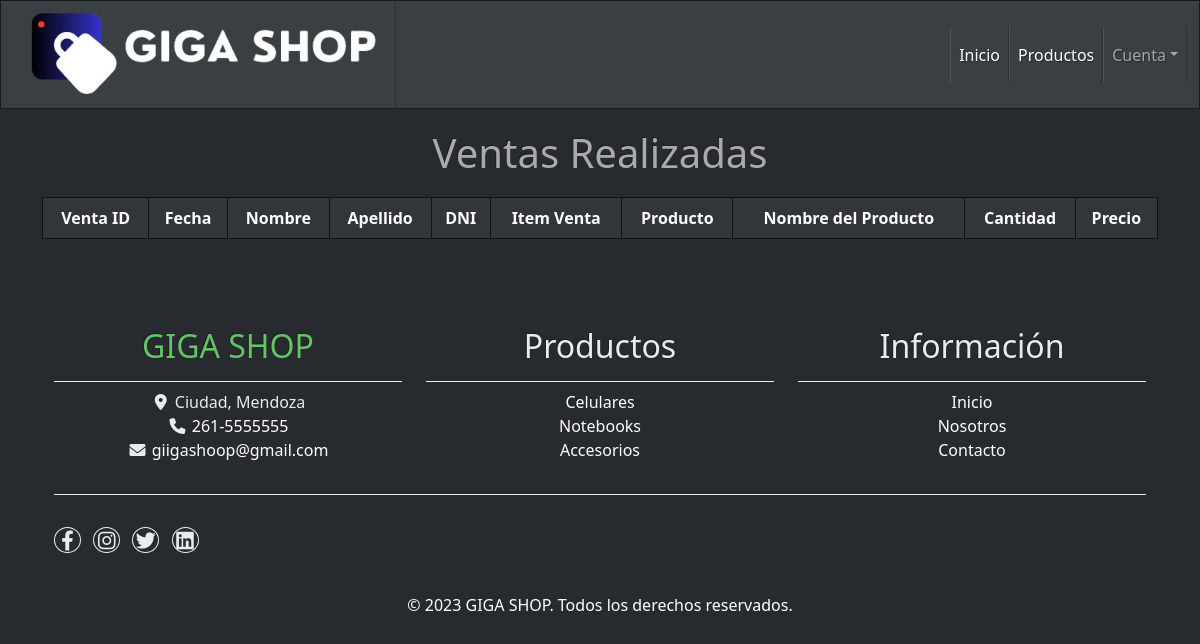
/ventas.php, run on an earlier commit of the app's database.
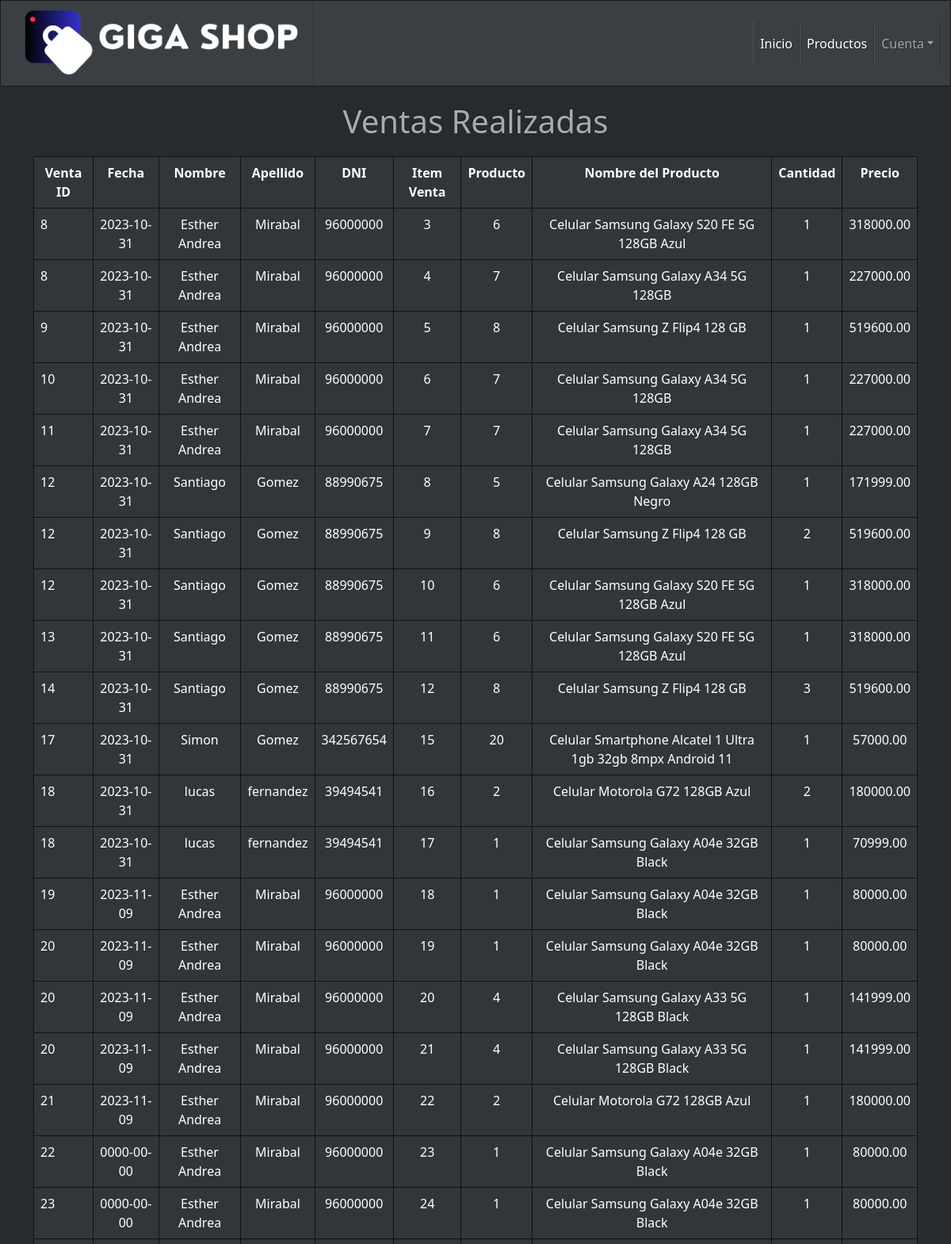
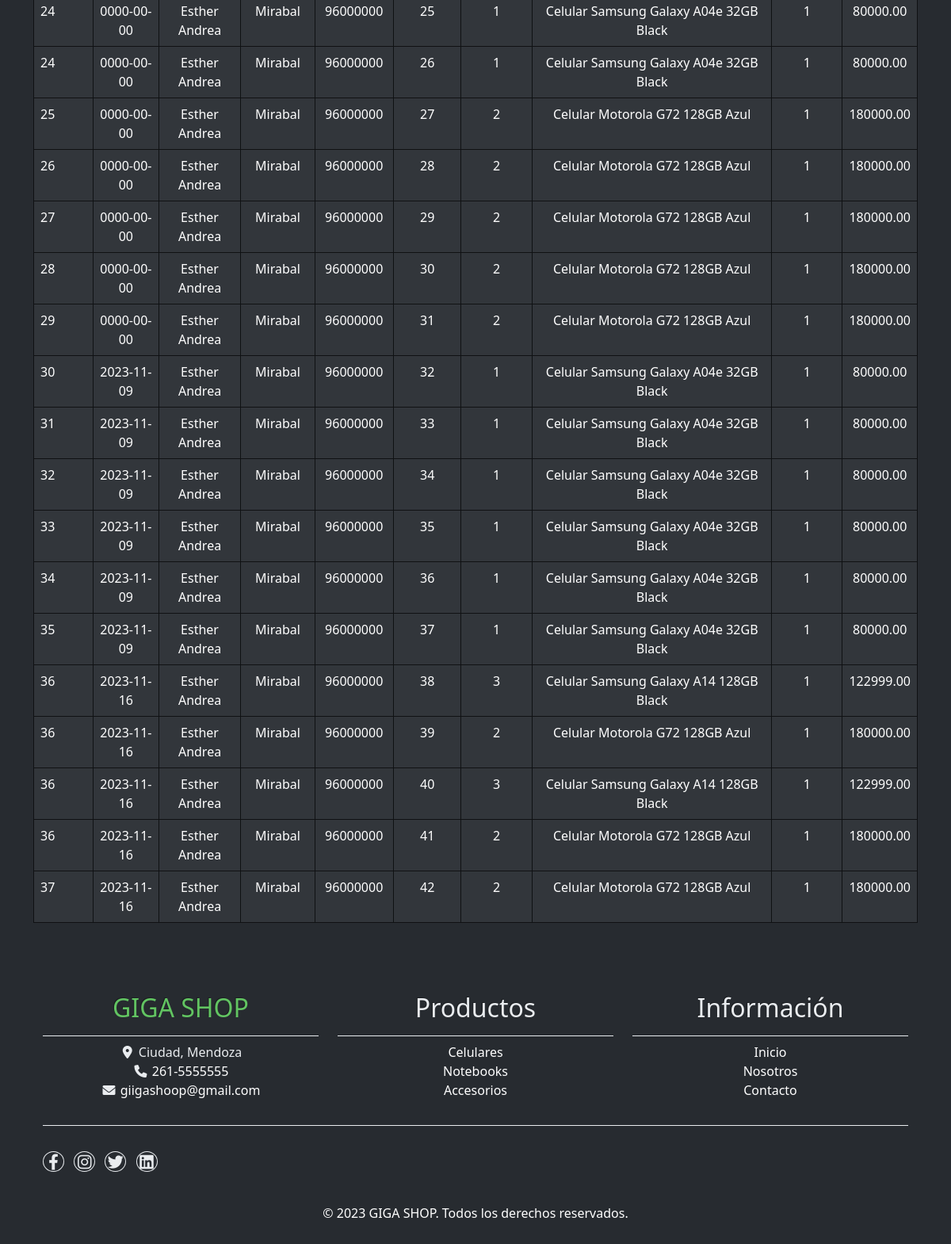
And on a later commit of the database (2 pictures, top to bottom).
### tables this page shows
CREATE TABLE `venta` (
  `id` int(11) NOT NULL,
  `fecha` date DEFAULT NULL,
  `usuario_id` int(11) DEFAULT NULL,
  `subtotal` decimal(11,2) NOT NULL,
  `iva` decimal(11,2) NOT NULL,
  `total` decimal(11,2) NOT NULL,
  `ticket` varchar(255) NOT NULL
);

CREATE TABLE `usuarios` (
  `id` int(10) NOT NULL,
  `nombre` varchar(20) NOT NULL,
  `apellido` varchar(30) NOT NULL,
  `dni` int(11) NOT NULL,
  `usuario` varchar(255) NOT NULL,
  `clave` varchar(255) NOT NULL,
  `email` varchar(100) NOT NULL,
  `telefono` int(10) NOT NULL,
  `tipo` varchar(10) NOT NULL DEFAULT 'user'
);

CREATE TABLE `itemventa` (
  `id` int(11) NOT NULL,
  `id_producto` int(11) DEFAULT NULL,
  `cantidad` int(11) DEFAULT NULL,
  `precio` decimal(10,2) DEFAULT NULL,
  `venta_id` int(11) DEFAULT NULL
);

CREATE TABLE `productos` (
  `codigo` int(10) NOT NULL,
  `categoria` varchar(255) NOT NULL,
  `fechaAlta` date NOT NULL DEFAULT current_timestamp(),
  `nombre` varchar(255) NOT NULL,
  `cantidad` int(11) NOT NULL,
  `descripcion` text NOT NULL,
  `precio` decimal(11,2) NOT NULL,
  `imagen` varchar(255) NOT NULL
);

### ventas.php (the view, shortened to what this page needs)
<!DOCTYPE html>
<html>
<head>
    <link rel="stylesheet" type="text/css" href="css/bootstrap.min.css">
    <link rel="stylesheet" href="https://cdnjs.cloudflare.com/ajax/libs/font-awesome/6.0.0/css/all.min.css">
</head>
<body>
    <?php require("global/navbar.php");    ?>
    <h1 style="text-align: center; margin: 20px auto">Ventas Realizadas</h1>
    <div class="container">
        <table class="table table-bordered" style="margin: 20px auto;">
            <tr>
                <th scope="col" style="text-align: center;">Venta ID</th>
                <th scope="col" style="text-align: center;">Fecha</th>
                <th scope="col" style="text-align: center;">Nombre</th>
                <th scope="col" style="text-align: center;">Apellido</th>
                <th scope="col" style="text-align: center;">DNI</th>
                <th scope="col" style="text-align: center;">Item Venta</th>
                <th scope="col" style="text-align: center;">Producto</th>
                <th scope="col" style="text-align: center;">Nombre del Producto</th>
                <th scope="col" style="text-align: center;">Cantidad</th>
                <th scope="col" style="text-align: center;">Precio</th>
            </tr>
            <?php
            $conexion = conectar();
            $sql = "SELECT venta.id AS venta_id, venta.fecha, usuarios.nombre, usuarios.apellido, usuarios.dni, itemVenta.id AS item_id, itemVenta.id_producto, productos.nombre AS nombre_producto, itemVenta.cantidad, itemVenta.precio
                FROM venta
                LEFT JOIN itemVenta ON venta.id = itemVenta.venta_id
                LEFT JOIN usuarios ON venta.usuario_id = usuarios.id
                LEFT JOIN productos ON itemVenta.id_producto = productos.codigo";
            $resultado = mysqli_query($conexion, $sql);
            if ($resultado) {
                while ($fila = mysqli_fetch_assoc($resultado)) {
                    echo '<tr>
                <td scope="row">' . $fila["venta_id"] . '</td>
                <td style="text-align: center;">' . $fila["fecha"] . '</td>
                <td style="text-align: center;">' . $fila["nombre"] . '</td>
                <td style="text-align: center;">' . $fila["apellido"] . '</td>
                <td style="text-align: center;">' . $fila["dni"] . '</td>
                <td style="text-align: center;">' . $fila["item_id"] . '</td>
                <td style="text-align: center;">' . $fila["id_producto"] . '</td>
                <td style="text-align: center;">' . $fila["nombre_producto"] . '</td>
                <td style="text-align: center;">' . $fila["cantidad"] . '</td>
                <td style="text-align: center;">' . $fila["precio"] . '</td>
                </tr>';
                }
            } else {
                echo "Se ha producido algún error en la consulta: " . mysqli_error($conexion);
            }
            ?>
    </div>
    <?php require("global/footer.php")?>
</body>
</html>

### global/navbar.php (shortened to what this page needs)
<nav class="navbar navbar-expand-lg bg-primary" data-bs-theme="dark">
    <div class="container-fluid">
        <a class="navbar-brand" href="index.php"><img src="imagenes/giga.png" class="centered-image"></a>
        <div class="collapse navbar-collapse" id="navbarColor01">
            <ul class="navbar-nav ms-auto" >
                <li class="nav-item">
                    <a class="nav-link active" href="index.php">Inicio
                    </a>
                </li>
                <li class="nav-item">
                    <a class="nav-link active" href="productos.php">Productos
                    </a>
                </li>
                <?php
                if (!(isset($_SESSION["login"]))) {
                    echo '<li class="nav-item dropdown">
                    <a class="nav-link dropdown-toggle" data-bs-toggle="dropdown" href="#" type="button" aria-haspopup="true" aria-expanded="false">Cuenta</a>
                    <div class="dropdown-menu dropdown-menu-end">
                        <a class="dropdown-item" href="registro.php">Registrarse</a>
                        <a class="dropdown-item" href="login.php">Iniciar Sesión</a>
                    </div>
                </li>';
                }
                ?>
            </ul>
        </div>
    </div>
</nav>

### global/footer.php (shortened to what this page needs)
<footer style="color: white; text-align: center; padding: 20px 0; bottom: 0; width: 100%;">
<div class="container">
    <div class="row">
        <div class="col-md-4 pt-5">
            <h2 class="h2 text-success border-bottom pb-3 border-light logo">GIGA SHOP</h2>
            <ul class="list-unstyled text-light footer-link-list">
                <li>
                    <i class="fas fa-map-marker-alt fa-fw"></i>
                    Ciudad, Mendoza
                </li>
                <li>
                    <i class="fa fa-phone fa-fw"></i>
                    <a class="text-decoration-none" href="tel:010-020-0340">261-5555555</a>
                </li>
                <li>
                    <i class="fa fa-envelope fa-fw"></i>
                    <a class="text-decoration-none" href="mailto:info@company.com">giigashoop@gmail.com</a>
                </li>
            </ul>
        </div>
        <div class="col-md-4 pt-5">
            <h2 class="h2 text-light border-bottom pb-3 border-light">Productos</h2>
            <ul class="list-unstyled text-light footer-link-list">
                <li><a class="text-decoration-none" href="#">Celulares</a></li>
                <li><a class="text-decoration-none" href="#">Notebooks</a></li>
                <li><a class="text-decoration-none" href="#">Accesorios</a></li>
            </ul>
        </div>
        <div class="col-md-4 pt-5">
            <h2 class="h2 text-light border-bottom pb-3 border-light">Información</h2>
            <ul class="list-unstyled text-light footer-link-list">
                <li><a class="text-decoration-none" href="index.php">Inicio</a></li>
                <li><a class="text-decoration-none" href="#">Nosotros</a></li>
                <li><a class="text-decoration-none" href="#">Contacto</a></li>
            </ul>
        </div>
    </div>
    <div class="row text-light mb-4">
        <div class="col-12 mb-3">
            <div class="w-100 my-3 border-top border-light"></div>
        </div>
        <div class="col-auto me-auto">
            <ul class="list-inline text-left footer-icons">
                <li class="list-inline-item border border-light rounded-circle text-center">
                    <a class="text-light text-decoration-none" target="_blank" href="https://www.facebook.com/giigashoop"><i class="fab fa-facebook-f fa-lg fa-fw"></i></a>
                </li>
                <li class="list-inline-item border border-light rounded-circle text-center">
                    <a class="text-light text-decoration-none" target="_blank" href="https://www.instagram.com/giigashoop/"><i class="fab fa-instagram fa-lg fa-fw"></i></a>
                </li>
                <li class="list-inline-item border border-light rounded-circle text-center">
                    <a class="text-light text-decoration-none" target="_blank" href="https://twitter.com/GiigaShoop"><i class="fab fa-twitter fa-lg fa-fw"></i></a>
                </li>
                <li class="list-inline-item border border-light rounded-circle text-center">
                    <a class="text-light text-decoration-none" target="_blank" href="https://www.linkedin.com/company/giigashoop/"><i class="fab fa-linkedin fa-lg fa-fw"></i></a>
                </li>
            </ul>
        </div>
    </div>
</div>
<p>&copy; <?php echo date('Y'); ?> GIGA SHOP. Todos los derechos reservados.</p>
</footer>

What changed in the data, as far as the page shows it:
added venta: id "8", fecha "2023-10-31", usuario.nombre "Esther Andrea", usuario.apellido "Mirabal", usuario.dni "96000000", itemventa.id "3", itemventa.id_producto "6", productos.nombre "Celular Samsung Galaxy S20 FE 5G 128GB Azul", itemventa.cantidad "1", itemventa.precio "318000.00", itemventa.id "4", itemventa.id_producto "7", productos.nombre "Celular Samsung Galaxy A34 5G 128GB", itemventa.precio "227000.00"
added venta: id "9", fecha "2023-10-31", usuario.nombre "Esther Andrea", usuario.apellido "Mirabal", usuario.dni "96000000", itemventa.id "5", itemventa.id_producto "8", productos.nombre "Celular Samsung Z Flip4 128 GB", itemventa.cantidad "1", itemventa.precio "519600.00"
added venta: id "10", fecha "2023-10-31", usuario.nombre "Esther Andrea", usuario.apellido "Mirabal", usuario.dni "96000000", itemventa.id "6", itemventa.id_producto "7", productos.nombre "Celular Samsung Galaxy A34 5G 128GB", itemventa.cantidad "1", itemventa.precio "227000.00"
added venta: id "11", fecha "2023-10-31", usuario.nombre "Esther Andrea", usuario.apellido "Mirabal", usuario.dni "96000000", itemventa.id "7", itemventa.id_producto "7", productos.nombre "Celular Samsung Galaxy A34 5G 128GB", itemventa.cantidad "1", itemventa.precio "227000.00"
added venta: id "12", fecha "2023-10-31", usuario.nombre "Santiago", usuario.apellido "Gomez", usuario.dni "88990675", itemventa.id "8", itemventa.id_producto "5", productos.nombre "Celular Samsung Galaxy A24 128GB Negro", itemventa.cantidad "1", itemventa.precio "171999.00", itemventa.id "9", itemventa.id_producto "8", productos.nombre "Celular Samsung Z Flip4 128 GB", itemventa.cantidad "2", itemventa.precio "519600.00", itemventa.id "10", itemventa.id_producto "6", productos.nombre "Celular Samsung Galaxy S20 FE 5G 128GB Azul", itemventa.precio "318000.00"
added venta: id "13", fecha "2023-10-31", usuario.nombre "Santiago", usuario.apellido "Gomez", usuario.dni "88990675", itemventa.id "11", itemventa.id_producto "6", productos.nombre "Celular Samsung Galaxy S20 FE 5G 128GB Azul", itemventa.cantidad "1", itemventa.precio "318000.00"
added venta: id "14", fecha "2023-10-31", usuario.nombre "Santiago", usuario.apellido "Gomez", usuario.dni "88990675", itemventa.id "12", itemventa.id_producto "8", productos.nombre "Celular Samsung Z Flip4 128 GB", itemventa.cantidad "3", itemventa.precio "519600.00"
added venta: id "17", fecha "2023-10-31", usuario.nombre "Simon", usuario.apellido "Gomez", usuario.dni "342567654", itemventa.id "15", itemventa.id_producto "20", productos.nombre "Celular Smartphone Alcatel 1 Ultra 1gb 32gb 8mpx Android 11", itemventa.cantidad "1", itemventa.precio "57000.00"
added venta: id "18", fecha "2023-10-31", usuario.nombre "lucas", usuario.apellido "fernandez", usuario.dni "39494541", itemventa.id "16", itemventa.id_producto "2", productos.nombre "Celular Motorola G72 128GB Azul", itemventa.cantidad "2", itemventa.precio "180000.00", itemventa.id "17", itemventa.id_producto "1", productos.nombre "Celular Samsung Galaxy A04e 32GB Black", itemventa.cantidad "1", itemventa.precio "70999.00"
added venta: id "19", fecha "2023-11-09", usuario.nombre "Esther Andrea", usuario.apellido "Mirabal", usuario.dni "96000000", itemventa.id "18", itemventa.id_producto "1", productos.nombre "Celular Samsung Galaxy A04e 32GB Black", itemventa.cantidad "1", itemventa.precio "80000.00"
added venta: id "20", fecha "2023-11-09", usuario.nombre "Esther Andrea", usuario.apellido "Mirabal", usuario.dni "96000000", itemventa.id "19", itemventa.id_producto "1", productos.nombre "Celular Samsung Galaxy A04e 32GB Black", itemventa.cantidad "1", itemventa.precio "80000.00", itemventa.id "20", itemventa.id_producto "4", productos.nombre "Celular Samsung Galaxy A33 5G 128GB Black", itemventa.precio "141999.00", itemventa.id "21"
added venta: id "21", fecha "2023-11-09", usuario.nombre "Esther Andrea", usuario.apellido "Mirabal", usuario.dni "96000000", itemventa.id "22", itemventa.id_producto "2", productos.nombre "Celular Motorola G72 128GB Azul", itemventa.cantidad "1", itemventa.precio "180000.00"
added venta: id "22", fecha "0000-00-00", usuario.nombre "Esther Andrea", usuario.apellido "Mirabal", usuario.dni "96000000", itemventa.id "23", itemventa.id_producto "1", productos.nombre "Celular Samsung Galaxy A04e 32GB Black", itemventa.cantidad "1", itemventa.precio "80000.00"
added venta: id "23", fecha "0000-00-00", usuario.nombre "Esther Andrea", usuario.apellido "Mirabal", usuario.dni "96000000", itemventa.id "24", itemventa.id_producto "1", productos.nombre "Celular Samsung Galaxy A04e 32GB Black", itemventa.cantidad "1", itemventa.precio "80000.00"
added venta: id "24", fecha "0000-00-00", usuario.nombre "Esther Andrea", usuario.apellido "Mirabal", usuario.dni "96000000", itemventa.id "25", itemventa.id_producto "1", productos.nombre "Celular Samsung Galaxy A04e 32GB Black", itemventa.cantidad "1", itemventa.precio "80000.00", itemventa.id "26"
added venta: id "25", fecha "0000-00-00", usuario.nombre "Esther Andrea", usuario.apellido "Mirabal", usuario.dni "96000000", itemventa.id "27", itemventa.id_producto "2", productos.nombre "Celular Motorola G72 128GB Azul", itemventa.cantidad "1", itemventa.precio "180000.00"
added venta: id "26", fecha "0000-00-00", usuario.nombre "Esther Andrea", usuario.apellido "Mirabal", usuario.dni "96000000", itemventa.id "28", itemventa.id_producto "2", productos.nombre "Celular Motorola G72 128GB Azul", itemventa.cantidad "1", itemventa.precio "180000.00"
added venta: id "27", fecha "0000-00-00", usuario.nombre "Esther Andrea", usuario.apellido "Mirabal", usuario.dni "96000000", itemventa.id "29", itemventa.id_producto "2", productos.nombre "Celular Motorola G72 128GB Azul", itemventa.cantidad "1", itemventa.precio "180000.00"
added venta: id "28", fecha "0000-00-00", usuario.nombre "Esther Andrea", usuario.apellido "Mirabal", usuario.dni "96000000", itemventa.id "30", itemventa.id_producto "2", productos.nombre "Celular Motorola G72 128GB Azul", itemventa.cantidad "1", itemventa.precio "180000.00"
added venta: id "29", fecha "0000-00-00", usuario.nombre "Esther Andrea", usuario.apellido "Mirabal", usuario.dni "96000000", itemventa.id "31", itemventa.id_producto "2", productos.nombre "Celular Motorola G72 128GB Azul", itemventa.cantidad "1", itemventa.precio "180000.00"
added venta: id "30", fecha "2023-11-09", usuario.nombre "Esther Andrea", usuario.apellido "Mirabal", usuario.dni "96000000", itemventa.id "32", itemventa.id_producto "1", productos.nombre "Celular Samsung Galaxy A04e 32GB Black", itemventa.cantidad "1", itemventa.precio "80000.00"
added venta: id "31", fecha "2023-11-09", usuario.nombre "Esther Andrea", usuario.apellido "Mirabal", usuario.dni "96000000", itemventa.id "33", itemventa.id_producto "1", productos.nombre "Celular Samsung Galaxy A04e 32GB Black", itemventa.cantidad "1", itemventa.precio "80000.00"
added venta: id "32", fecha "2023-11-09", usuario.nombre "Esther Andrea", usuario.apellido "Mirabal", usuario.dni "96000000", itemventa.id "34", itemventa.id_producto "1", productos.nombre "Celular Samsung Galaxy A04e 32GB Black", itemventa.cantidad "1", itemventa.precio "80000.00"
added venta: id "33", fecha "2023-11-09", usuario.nombre "Esther Andrea", usuario.apellido "Mirabal", usuario.dni "96000000", itemventa.id "35", itemventa.id_producto "1", productos.nombre "Celular Samsung Galaxy A04e 32GB Black", itemventa.cantidad "1", itemventa.precio "80000.00"
added venta: id "34", fecha "2023-11-09", usuario.nombre "Esther Andrea", usuario.apellido "Mirabal", usuario.dni "96000000", itemventa.id "36", itemventa.id_producto "1", productos.nombre "Celular Samsung Galaxy A04e 32GB Black", itemventa.cantidad "1", itemventa.precio "80000.00"
added venta: id "35", fecha "2023-11-09", usuario.nombre "Esther Andrea", usuario.apellido "Mirabal", usuario.dni "96000000", itemventa.id "37", itemventa.id_producto "1", productos.nombre "Celular Samsung Galaxy A04e 32GB Black", itemventa.cantidad "1", itemventa.precio "80000.00"
added venta: id "36", fecha "2023-11-16", usuario.nombre "Esther Andrea", usuario.apellido "Mirabal", usuario.dni "96000000", itemventa.id "38", itemventa.id_producto "3", productos.nombre "Celular Samsung Galaxy A14 128GB Black", itemventa.cantidad "1", itemventa.precio "122999.00", itemventa.id "39", itemventa.id_producto "2", productos.nombre "Celular Motorola G72 128GB Azul", itemventa.precio "180000.00", itemventa.id "40", itemventa.id "41"
added venta: id "37", fecha "2023-11-16", usuario.nombre "Esther Andrea", usuario.apellido "Mirabal", usuario.dni "96000000", itemventa.id "42", itemventa.id_producto "2", productos.nombre "Celular Motorola G72 128GB Azul", itemventa.cantidad "1", itemventa.precio "180000.00"
